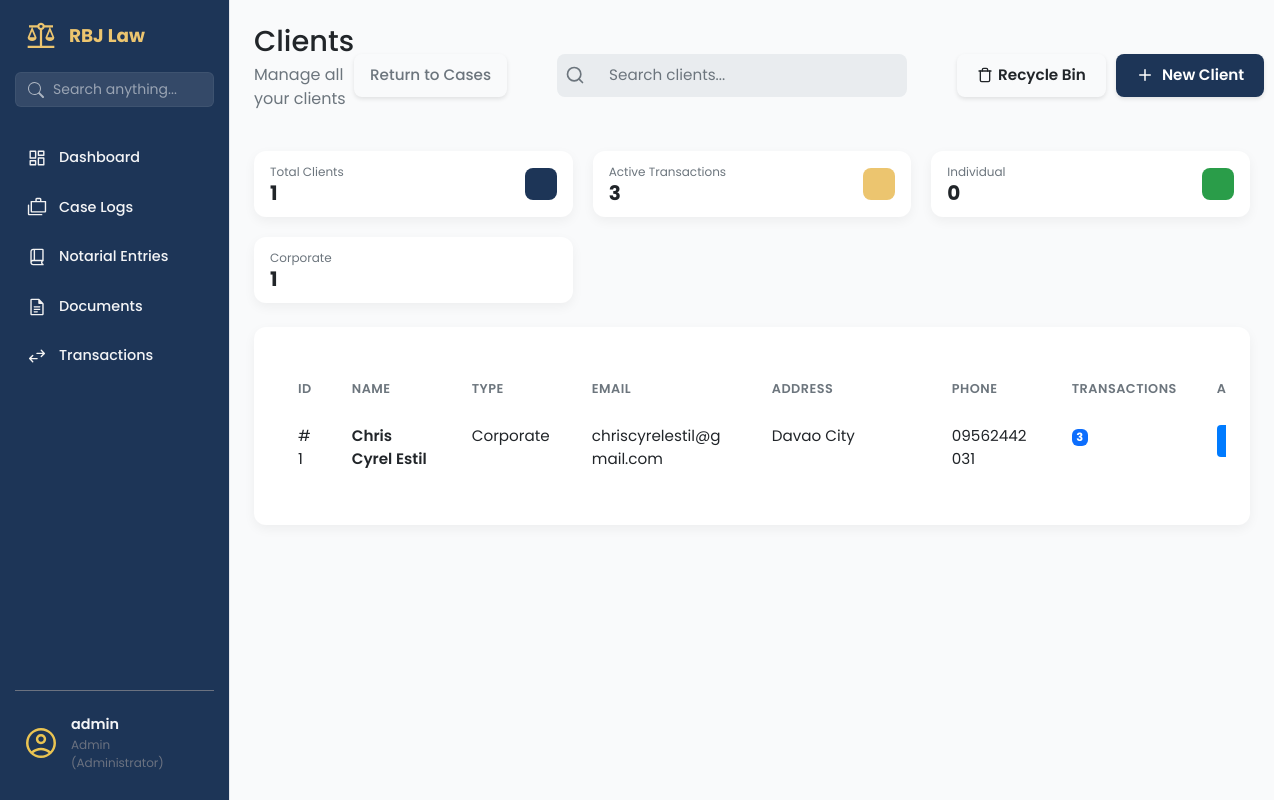
The app's page /clients/ (signed in), older data.
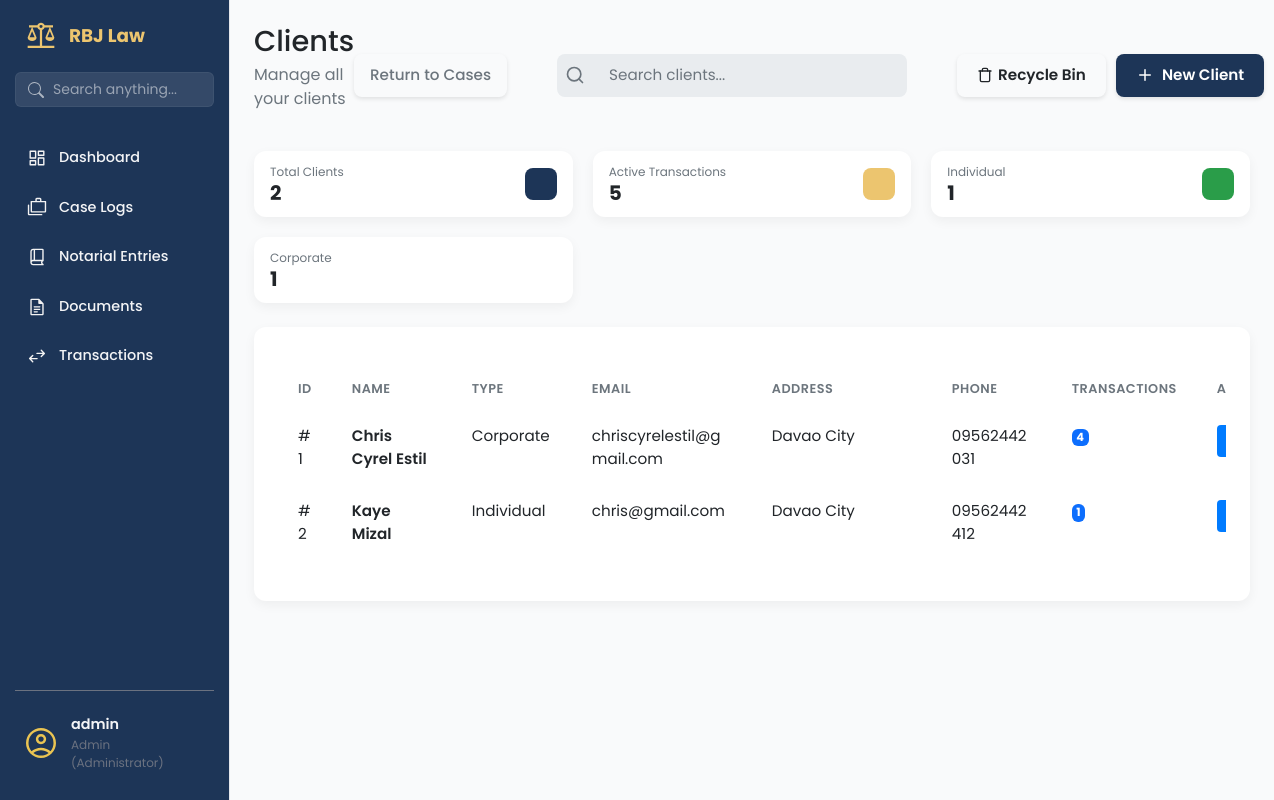
The same page, newer data.
### app/models/client_mdl.py (models this page shows, shortened)
class Client(db.Model):
    __tablename__ = 'clients'
    id = db.Column(db.Integer, primary_key=True)
    client_first_name = db.Column(db.String(100), nullable=False)
    client_last_name = db.Column(db.String(100), nullable=False)
    client_address = db.Column(db.String(255), nullable=False)
    client_email = db.Column(db.String(120), nullable=False, unique=True)
    client_phone = db.Column(db.String(50))
    client_role = db.Column(db.String(50))
    notes = db.Column(db.Text)
    is_active = db.Column(db.Boolean, default=True, nullable=False)
    deleted_at = db.Column(db.DateTime, nullable=True)
    @property
    def full_name(self):
        return f"{self.client_first_name} {self.client_last_name}"

### app/routes/clients_routes.py (the view)
@clients_bp.route('/')
@login_required
def clients_page():
    clients = Client.query.filter_by(is_active=True).all()
    return render_template('clients_page.html', clients=clients)

### app/templates/clients_page.html (shortened to what the changed rows need)
{% extends "base.html" %}
{% block content %}
<main class="dashboard-content">
    <header class="dashboard-header">
        <div>
            <h1>Clients </h1>
        </div>
    </header>
    <section class="dashboard-cards">
        <div class="data-card data-card--sm">
            <div class="data-card__info">
                <span class="data-card__title">Total Clients</span>
                <span class="data-card__value">{{ clients|length }}</span>
            </div>
        </div>
        <div class="data-card data-card--sm">
            <div class="data-card__info">
                <span class="data-card__title">Active Transactions</span>
                <span class="data-card__value">
                    {% set total_transactions = [] %}
                    {{ total_transactions|length }}
                </span>
            </div>
        </div>
        <div class="data-card data-card--sm">
            <div class="data-card__info">
                <span class="data-card__title">Individual</span>
                <span class="data-card__value">
                    {% set individual_count = [] %}
                    {{ individual_count|length }}
                </span>
            </div>
        </div>
                    {% set corporate_count = [] %}
    </section>
    <section class="dashboard-panels-bottom dashboard-panels-bottom--single">
        <div class="panel-card" style="width: 100%;">
            <div class="table-wrapper panel-card__body">
                <table class="table client-table">
                    <colgroup>
                    </colgroup>
                    <thead>
                        <tr>
                            <th data-sort-key="id">ID</th>
                            <th data-sort-key="name">Name</th>
                            <th data-sort-key="type">Type</th>
                            <th data-sort-key="email">Email</th>
                            <th data-sort-key="address">Address</th>
                            <th data-sort-key="phone">Phone</th>
                            <th data-sort-key="transactions">Transactions</th>
                            <th>Actions</th>
                        </tr>
                    </thead>
                    <tbody>
                        {% for client in clients %}
                        <tr>
                            <td>#{{ client.id }}</td>
                            <td>
                                <a href="#" class="table-link">{{ client.full_name }}</a>
                            </td>
                            <td>{{ client.client_role or 'Individual' }}</td>
                            <td>{{ client.client_email }}</td>
                            <td class="address-cell">
                                <span class="address-text" title="{{ client.client_address }}">
                                    {{ client.client_address }}
                                </span>
                            </td>
                            <td>{{ client.client_phone or 'N/A' }}</td>
                            <td>
                                <span class="badge bg-primary">{{ client.transaction_items|length }}</span>
                            </td>
                            <td>
                                <div class="action-buttons" style="justify-content: start;">
                                    <a href="{{ url_for('case.create_case') }}" class="btn-action btn-action--primary"
                                        title="New Case">
                                    </a>
                                </div>
                            </td>
                        </tr>
                        {% endfor %}
                    </tbody>
                </table>
            </div>
        </div>
    </section>
</main>
{% endblock content %}

Row changes from the older to the newer data that the page shows:
computed for Client "Chris Cyrel Estil": transaction_items|length "3" → "4"
added Client: id "2", full_name "Kaye Mizal", client_role "Individual", client_email "chris@gmail.com", client_address "Davao City", client_phone "09562442412", transaction_items|length "1"
Text that changed along with them:
{{ clients|length }}: "1" → "2"
{{ total_transactions|length }}: "3" → "5"
{{ individual_count|length }}: "0" → "1"
